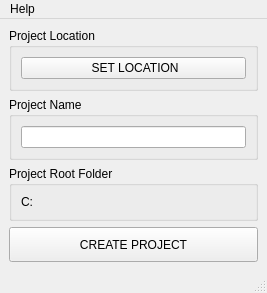
<?xml version="1.0" encoding="UTF-8"?>
<ui version="4.0">
 <class>CreateProject</class>
 <widget class="QMainWindow" name="CreateProject">
  <property name="geometry">
   <rect>
    <x>0</x>
    <y>0</y>
    <width>267</width>
    <height>267</height>
   </rect>
  </property>
  <property name="windowTitle">
   <string>Create Project</string>
  </property>
  <widget class="QWidget" name="centralwidget">
   <layout class="QVBoxLayout" name="verticalLayout">
    <item>
     <widget class="QGroupBox" name="groupBox_2">
      <property name="title">
       <string>Project Location</string>
      </property>
      <layout class="QVBoxLayout" name="verticalLayout_2">
       <item>
        <widget class="QPushButton" name="btn_setFolder">
         <property name="minimumSize">
          <size>
           <width>100</width>
           <height>0</height>
          </size>
         </property>
         <property name="text">
          <string> SET LOCATION</string>
         </property>
        </widget>
       </item>
      </layout>
     </widget>
    </item>
    <item>
     <widget class="QGroupBox" name="groupBox">
      <property name="title">
       <string>Project Name</string>
      </property>
      <layout class="QVBoxLayout" name="verticalLayout_3">
       <item>
        <widget class="QLineEdit" name="lin_name">
         <property name="alignment">
          <set>Qt::AlignCenter</set>
         </property>
        </widget>
       </item>
      </layout>
     </widget>
    </item>
    <item>
     <widget class="QGroupBox" name="groupBox_3">
      <property name="title">
       <string>Project Root Folder</string>
      </property>
      <layout class="QVBoxLayout" name="verticalLayout_4">
       <item>
        <widget class="QLabel" name="lab_path">
         <property name="text">
          <string>C:</string>
         </property>
        </widget>
       </item>
      </layout>
     </widget>
    </item>
    <item>
     <widget class="QPushButton" name="btn_create">
      <property name="minimumSize">
       <size>
        <width>0</width>
        <height>35</height>
       </size>
      </property>
      <property name="text">
       <string>CREATE PROJECT</string>
      </property>
     </widget>
    </item>
   </layout>
  </widget>
  <widget class="QMenuBar" name="menubar">
   <property name="geometry">
    <rect>
     <x>0</x>
     <y>0</y>
     <width>267</width>
     <height>21</height>
    </rect>
   </property>
   <widget class="QMenu" name="menuHelp">
    <property name="title">
     <string>Help</string>
    </property>
    <addaction name="act_docs"/>
    <addaction name="act_help"/>
   </widget>
   <addaction name="menuHelp"/>
  </widget>
  <widget class="QStatusBar" name="statusbar"/>
  <action name="act_docs">
   <property name="text">
    <string>Documentation</string>
   </property>
  </action>
  <action name="act_help">
   <property name="text">
    <string>Create Project help</string>
   </property>
  </action>
 </widget>
 <resources/>
 <connections/>
</ui>
